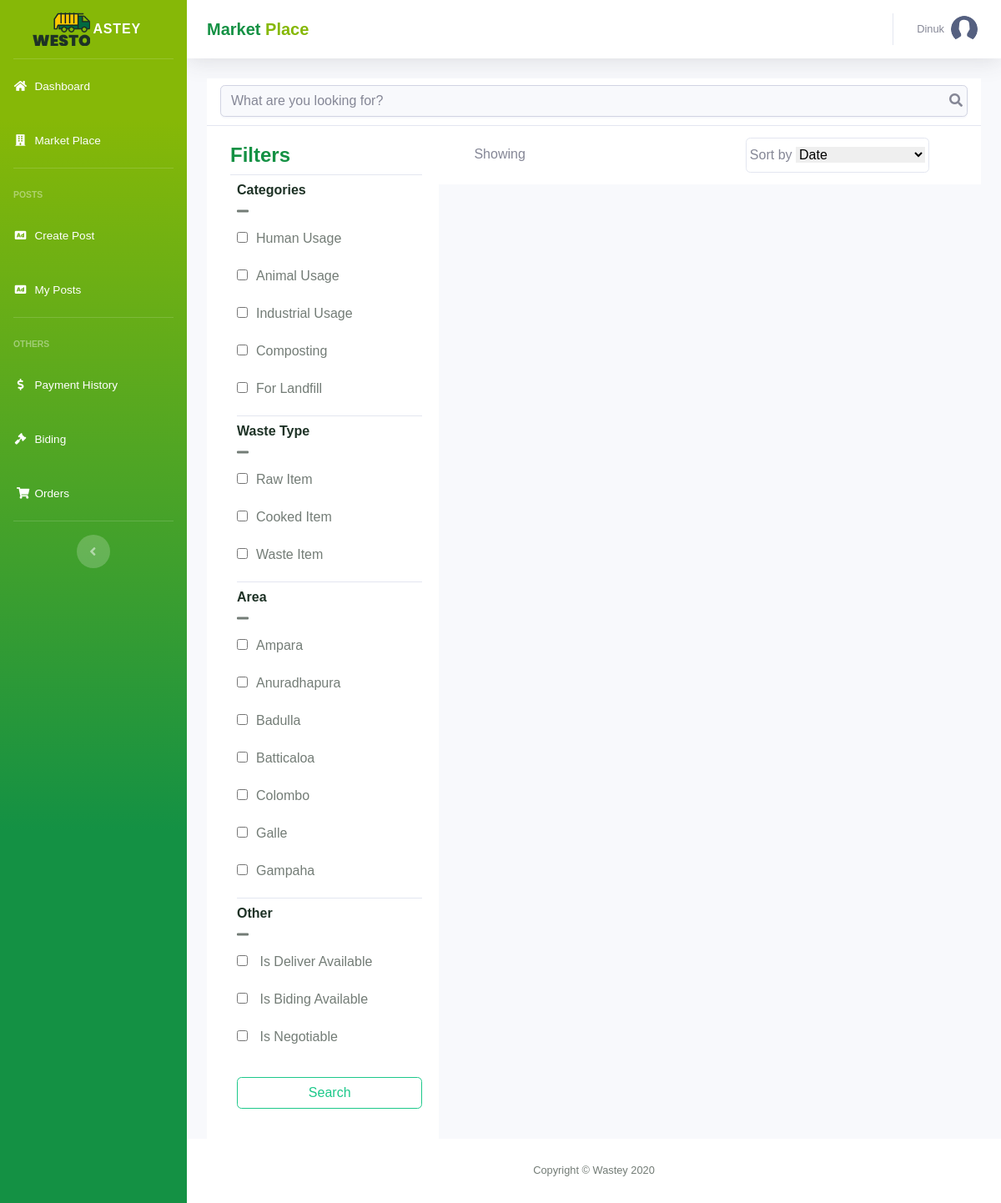
Screenshot of /profile/marcket-place.php (signed in) with the database file from the repository.
### tables this page shows
CREATE TABLE `user_type` (
  `iduser_type` int NOT NULL,
  `type` varchar(45) DEFAULT NULL,
  `priority` varchar(45) DEFAULT NULL,
  `is_proof_needed` tinyint DEFAULT NULL,
  `is_selling_allowed` tinyint DEFAULT NULL,
  `discount_leverage` varchar(45) DEFAULT NULL,
  `preferred_name` varchar(45) DEFAULT NULL,
  `user_type_image` varchar(45) DEFAULT NULL,
  `status` tinyint DEFAULT NULL,
  PRIMARY KEY (`iduser_type`)
);

CREATE TABLE `district` (
  `iddistrict` int NOT NULL AUTO_INCREMENT,
  `name` varchar(45) DEFAULT NULL,
  PRIMARY KEY (`iddistrict`)
);

### profile/classes/datacall.class.php (called while the page is built, shortened)
<?php
class datacall
{
    function loadCompanyType()
    {
        $query = 'SELECT * FROM `user_type` WHERE status="1" ORDER BY `priority` ASC';
        $result = mysqli_query($GLOBALS["__mysqli_connect"], $query);
        $temp_array = array();
        while ($getValue = mysqli_fetch_array($result)) {
            $temp_array[] = $getValue;
        }
        return $temp_array;
    }
    function loadDistrict()
    {
        $query = 'SELECT * FROM `district` ORDER BY `name` ASC';
        $result = mysqli_query($GLOBALS["__mysqli_connect"], $query);
        $temp_array = array();
        while ($getValue = mysqli_fetch_array($result)) {
            $temp_array[] = $getValue;
        }
        return $temp_array;
    }
}
?>

### profile/marcket-place.php (the view, shortened to what this page needs)
<?php
include_once "./classes/datacall.class.php";
$dataCalls = new datacall();
$companyTypeList = $dataCalls->loadCompanyType();
$districtList = $dataCalls->loadDistrict();
?>
<!DOCTYPE html>
<html lang="en">
<head>
    <link href="//maxcdn.bootstrapcdn.com/bootstrap/4.1.1/css/bootstrap.min.css" rel="stylesheet" id="bootstrap-css">
    <link href="vendor/fontawesome-free/css/all.min.css" rel="stylesheet" type="text/css">
    <link href="css/sb-admin-2.min.css" rel="stylesheet">
    <link href="css/common.css" rel="stylesheet" type="text/css">
    <link href="css/marcketplace.css" rel="stylesheet" type="text/css">
    <link href="vendor/datatables/dataTables.bootstrap4.min.css" rel="stylesheet">
    <link rel="stylesheet" href="//code.jquery.com/ui/1.13.2/themes/base/jquery-ui.css">
    <link rel="stylesheet" href="/resources/demos/style.css">
</head>
<body id="page-top">
    <div id="wrapper">
        <?php include_once "includes/sidebar.php"; ?>
        <div id="content-wrapper" class="d-flex flex-column">
            <div id="content">
                <?php include_once "includes/navup.php"; ?>
                <div class="container-fluid">
                    <main class="main">
                        <nav class="navbar navbar-expand-sm navbar-light bg-white border-bottom">
                            <div class="collapse navbar-collapse show" id="navbarColor">
                                <ul class="navbar-nav" style="width: 100%">
                                    <li class="nav-item rounded bg-light search-nav-item" style="width:100%">
                                        <input type="text" id="searchr" class="form-control bg-light search_title"
                                            placeholder="What are you looking for?">
                                        <span class="fa fa-search text-muted" id="searchTextButton"></span>
                                    </li>
                                </ul>
                            </div>
                        </nav>
                        <section id="sidebar">
                            <div class="border-bottom pb-2 ml-2">
                                <h4 id="burgundy">Filters</h4>
                            </div>
                            <div class="py-2 border-bottom ml-3">
                                <h6 class="font-weight-bold">Categories</h6>
                                <div id="orange"><span class="fa fa-minus"></span></div>
                                <form>
                                    <?php
                                    foreach ($companyTypeList as $result) {
                                        ?>
                                        <div class="form-group">
                                            <input type="checkbox" name="categories[]"
                                                value="<?= $result["iduser_type"] ?>"><label>
                                                <?= $result["type"] ?>
                                            </label>
                                        </div>
                                    <?php } ?>
                                </form>
                            </div>
                            <div class="py-2 border-bottom ml-3">
                                <h6 class="font-weight-bold">Waste Type</h6>
                                <div id="orange"><span class="fa fa-minus"></span></div>
                                <form>
                                    <div class="form-group"><input type="checkbox" name="type[]" value="Raw"><label>Raw
                                            Item</label></div>
                                    <div class="form-group"><input type="checkbox" name="type[]"
                                            value="Cooked"><label>Cooked
                                            Item</label></div>
                                    <div class="form-group"><input type="checkbox" name="type[]"
                                            value="Waste"><label>Waste
                                            Item</label></div>
                                </form>
                            </div>
                            <div class="py-2 border-bottom ml-3">
                                <h6 class="font-weight-bold">Area</h6>
                                <div id="orange"><span class="fa fa-minus"></span></div>
                                <form>
                                    <?php
                                    foreach ($districtList as $district) {
                                        ?>
                                        <div class="form-group"><input type="checkbox" name="district[]"
                                                value="<?= $district['iddistrict'] ?>"><label>
                                                <?= $district["name"] ?>
                                            </label>
                                        </div>
                                    <?php } ?>
                                </form>
                            </div>
                            <div class="py-2 ml-3">
                                <h6 class="font-weight-bold">Other</h6>
                                <div id="orange"><span class="fa fa-minus"></span></div>
                                <form>
                                    <div class="form-group"><input type="checkbox" id="is_Deliver">
                                        <label for="25">Is Deliver Available</label>
                                    </div>
                                    <div class="form-group"><input type="checkbox" id="is_Biding">
                                        <label for="5off" id="off">Is Biding Available</label>
                                    </div>
                                    <div class="form-group"><input type="checkbox" id="is_Negotiable">
                                        <label for="5off" id="off">Is Negotiable</label>
                                    </div>
                                </form>
                            </div>
                            <div class="py-2 ml-3">
                                <button class="btn btn-block btn-outline-success rounded my-2"
                                    id="btn_advance_search">Search</button>
                            </div>
                        </section>
                        <section id="products">
                            <div class="container">
                                <div class="d-flex flex-row">
                                    <div class="text-muted m-2" id="text_result_count">Showing</div>
                                    <div class="ml-auto mr-lg-4">
                                        <div id="sorting" class="border rounded p-1 m-1"> <span class="text-muted">Sort
                                                by</span>
                                            <select name="sort" id="sort">
                                                <option value="date"><b>Date</b></option>
                                            </select>
                                        </div>
                                    </div>
                                </div>
                            </div>
                        </section>
                    </main>
                </div>
            </div>
            <?php include_once "includes/footer.php"; ?>
        </div>
    </div>
</body>
</html>

### profile/css/common.css (style rules this page uses)
#burgundy,#title1 { color: #149144 }

### profile/css/marcketplace.css (style rules this page uses)
* { box-sizing: border-box }
#searchTextButton { text-align: right; display: block; margin-top: -28px; padding-right: 6px; }
.search-nav-item { height: 40px }
nav { padding: 0px 100px }
.form-group { margin-bottom: 5px }
label { padding-left: 10px }
.form-group:last-child { margin-bottom: 0 }
h6 { margin-bottom: 0px }
#sort { outline: none; border: none }
.btn { border: 1px solid; border-radius: 10px; }
@media (min-width:1200px) { #sidebar { width: 30%; padding: 20px; float: left; background-color: white; } }
@media (min-width:1200px) { #products { width: 70%; padding: 10px; margin: 0; float: right; background-color: white; } }
.main { background-color: white; }

### assets/css/style.css (style rules this page uses)
:root { --thm-font: 'Catamaran', sans-serif; --thm-font-2: 'Caveat', cursive; --thm-gray: #737c76; --thm-gray-rgb: 115, 124, 118; --thm-primary: #fdc400; --thm-primary-rgb: 253, 196, 0; --thm-black: #1e3226; --thm-black-rgb: 30, 50, 38; --thm-Green: #86b807; }
* { margin: 0px; padding: 0px; border: none; outline: none; font-size: 100%; }
html, body { height: 100%; }
body { color: var(--thm-gray); font-size: 16px; line-height: 32px; font-weight: 500; font-family: var(--thm-font); }
button { cursor: pointer; border: none; background: transparent; padding: 0; }
h1, h2, h3, h4, h5, h6 { color: var(--thm-black); font-weight: 800; line-height: 1.25em; font-family: var(--thm-font); margin: 0; }
*::placeholder { color: #555555; opacity: 1; }
@media (min-width: 1200px) { .container { max-width: 1200px; } }
ul, li { list-style: none; margin: 0; padding: 0; }
ol, li { margin: 0; padding: 0; }

### rows the page displays
user_type: type "Human Usage"
user_type: type "Animal Usage"
user_type: type "Industrial Usage"
user_type: type "Composting"
user_type: type "For Landfill"
district: name "Ampara"
district: name "Anuradhapura"
district: name "Badulla"
district: name "Batticaloa"
district: name "Colombo"
district: name "Galle"
district: name "Gampaha"

### other values shown
$title_1 "Market"
$title_2 "Place"
$_SESSION['user-name'] "Dinuk"
